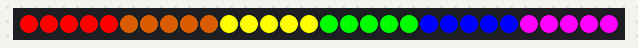
The program below on a simulated Raspberry Pi Pico running MicroPython. Parts: 30 RGB LEDs in strip order, left to right.

Above: at 0.16 s.
At 2.05 s:
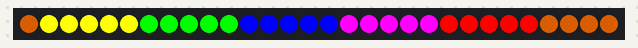
At 4.55 s:
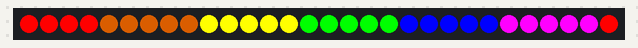
At 9.57 s:
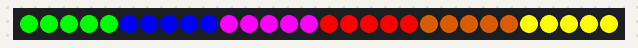
At 14.59 s:
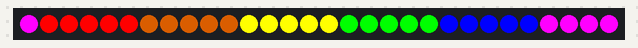
At 19.6 s:
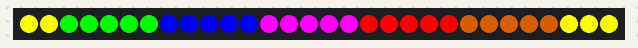

Measured:
- by itself, everything shown: repeats every 18.8 s, in 60 steps

The program:

12-moving-band.py
```python
from machine import Pin
from neopixel import NeoPixel
from utime import sleep, ticks_ms
from urandom import randint
import config

NUMBER_PIXELS = config.NUMBER_PIXELS

strip = NeoPixel(Pin(config.NEOPIXEL_PIN), NUMBER_PIXELS)

red = (255, 0, 0)
orange = (140, 60, 0)
yellow = (255, 255, 0)
green = (0, 255, 0)
blue = (0, 0, 255)
purple = (255, 0, 255)

def draw_band(start, end, color):
    # draw the band from start to end
    for i in range(start, end+1):
        # use the modulo to round to within the range of the strip
        strip[i % NUMBER_PIXELS] = color
    strip.write()

# this is designed to work on a 30-pixel strp
i=0
while True:
    draw_band(0+i, 4+i, red)
    draw_band(5+i, 9+i, orange)
    draw_band(10+i, 14+i, yellow)
    draw_band(15+i, 19+i, green)
    draw_band(20+i, 24+i, blue)
    draw_band(25+i, 29+i, purple)
    i += 1
    sleep(.03)
```

config.py
```python
# Moving Rainbow Configuration file
# Filename: 01-config.py
# This file contains the hardware configuration for your kit
# This file can be imported by each program
NEOPIXEL_PIN = 0
NUMBER_PIXELS = 30
BUTTON_PIN_1 = 15
BUTTON_PIN_2 = 14
```
